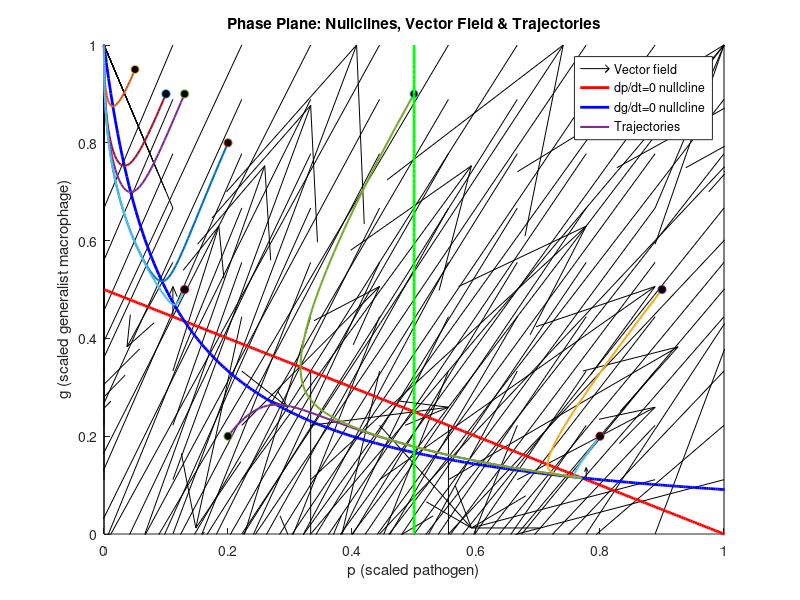

The MATLAB source for this figure:
% File: Nullcines.m
% Draws the Nullclines for the graph and a dividing green line where to the
% left-hand side of the green-line all endemic equilibrium are unstable
% and to the right of the green line all endemic equilibrium are stab;e


% Parameter values
a = 3;       
b = 2;    
k = 10;       

fprintf('Parameters: a = %g, b = %g, k = %g\n', a, b, k);

% Define the grid for p and m
grid_size = 10;
p_vals = linspace(0, 1, grid_size);
m_vals = linspace(0, 1, grid_size);
[P, M] = meshgrid(p_vals, m_vals);

% Compute derivatives on the grid
dP = a .* P .* (1 - P - b .* M);
dM = 1 - M - k .* M .* P;

% Prepare figure
figure; 
hold on;

% Plot vector field
quiver(P, M, dP, dM, 4, 'k', 'AutoScale', 'off');

% Nullcline curves
p_nc = linspace(0, 1.1, 300);
m_nc1 = (1 - p_nc) / b;         % dp/dt = 0
m_nc2 = 1 ./ (1 + k .* p_nc);   % dm/dt = 0
plot(p_nc, m_nc1, 'r', 'LineWidth', 2);
plot(p_nc, m_nc2, 'b', 'LineWidth', 2);

% Now add solution trajectories
tspan = [0 10];                  
% List of initial conditions [p0, m0]
initconds = [0.2 0.2; 0.8 0.2; 0.2 0.8; 0.9 0.5; 0.5 0.9; 0.1 0.9; 0.05 0.95; 0.13 .9; 0.13 0.5];
for i = 1:size(initconds,1)
    y0 = initconds(i,:);
    % sim with ode45
    [T, Y] = ode45(@(t,y)[ a*y(1)*(1 - y(1) - b*y(2)) ; 1 - y(2) - k*y(2)*y(1) ], tspan, y0);
    plot(Y(:,1), Y(:,2), 'LineWidth', 1.5);
    % mark initial point
    plot(y0(1), y0(2), 'o', 'MarkerFaceColor','k');
end

% Draw a vertical line representing where to the right of it represent the
% region where endemic equilibria are stable, visa-versa for the left side
pLine = (k-1)/(2*k);
m_space = linspace(0, 1, 100);
p_vert  = 0.5 * ones(size(m_space));
plot(p_vert, m_space, 'g-', 'LineWidth', 2);

% Labels, title, legend
xlabel('p (scaled pathogen)');
ylabel('g (scaled generalist macrophage)');
title('Phase Plane: Nullclines, Vector Field & Trajectories');
legend('Vector field', 'dp/dt=0 nullcline', 'dg/dt=0 nullcline', ...
       'Trajectories','Location','best');

axis([0 1 0 1]);
hold off;


